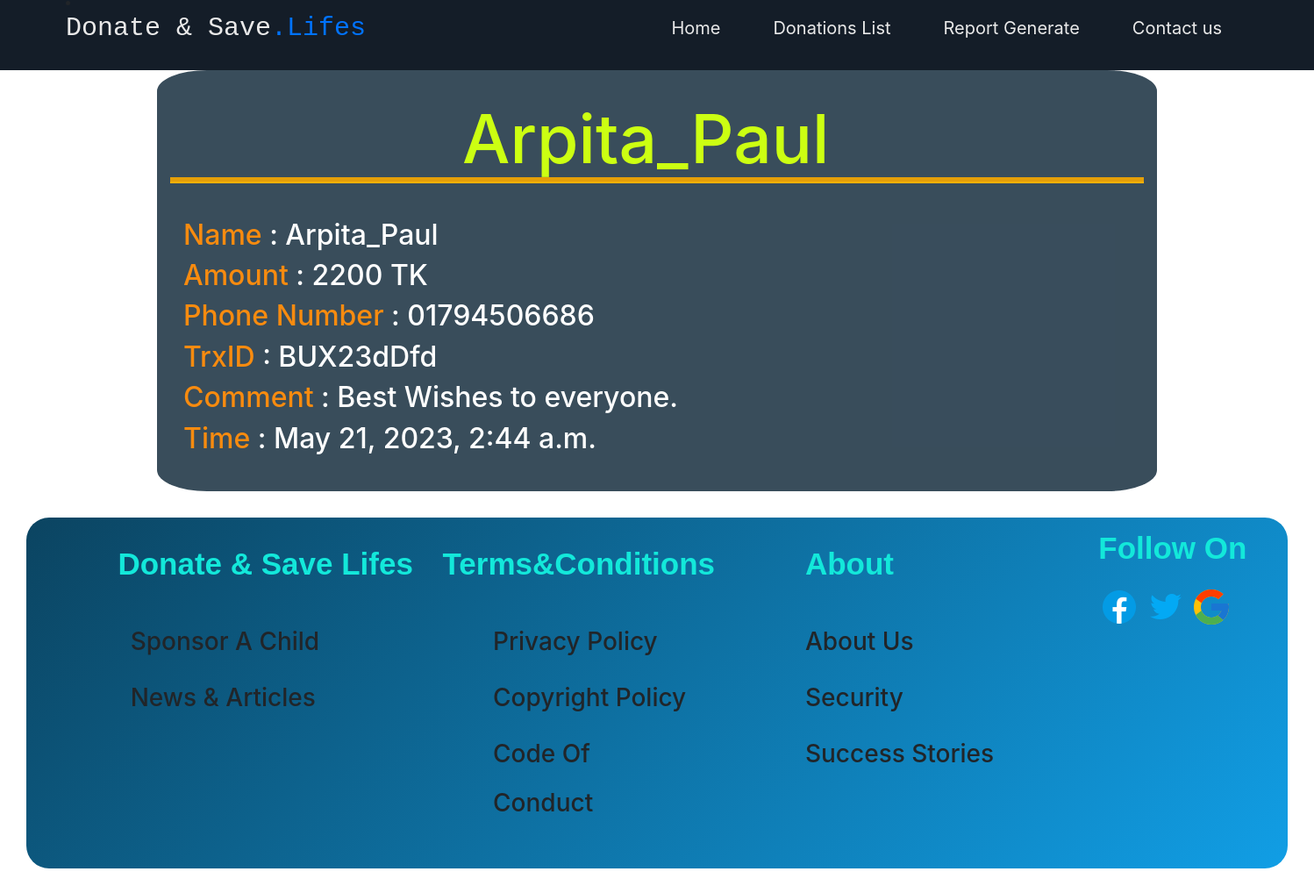
/organization/donationslist/23, run on the app's committed database.
### Donor_App/models.py (models this page shows, shortened)
class Donations_Details(models.Model):
    Name = models.ForeignKey(
        User, on_delete=models.CASCADE, related_name="name")
    Amount = models.CharField(max_length=264, verbose_name="Give the Amount")
    Phone = models.CharField(max_length=264, verbose_name="Phone NO")
    TrxID = models.CharField(max_length=264, verbose_name="TrxID")
    Notes = models.TextField(verbose_name="Say something")
    Time = models.DateTimeField(auto_now_add=True)

### Organization_App/views.py (the view)
# urls.py: path('donationslist/<int:id>', views.Details_Donations, name='DetailsDonation'),
def Details_Donations(request, id):
    obj = get_object_or_404(Donations_Details, pk=id)
    return render(request, 'Organization_App/Detail_of_Donation.html', {'obj': obj})

### templates/Organization_App/Detail_of_Donation.html (shortened to what this page needs)
{% load static %}
<html lang="en">
  <head>
    <link rel="stylesheet" href="https://cdnjs.cloudflare.com/ajax/libs/font-awesome/5.15.1/css/all.min.css"/>
    <link rel="stylesheet" href="{% static 'style1.css' %}" />
	<link rel="stylesheet" href="https://maxcdn.bootstrapcdn.com/bootstrap/4.4.1/css/bootstrap.min.css">
	<link href="https://maxcdn.bootstrapcdn.com/font-awesome/4.7.0/css/font-awesome.min.css" rel="stylesheet">
  </head>
  <body style="background-image: url(https://images.unsplash.com/photo-1537440499989-de5f6b6854de?ixlib=rb-4.0.3&ixid=MnwxMjA3fDB8MHxwaG90by1wYWdlfHx8fGVufDB8fHx8&auto=format&fit=crop&w=1470&q=80);">
  	<div class="menu-bar">
	  <li class="nav-item active">
			<h1 class="logo" href="{% url 'index' %}" style="margin-bottom: 40;" >Donate & Save<span>.Lifes</span></h1>
	  </li>
      <ul>
        <li><a href="{% url 'Organization_App:Organization_home' %}">Home</a></li>
		<li><a href="{% url 'Organization_App:donation_list' %}">Donations List</a></li>
		<li><a href="">Report Generate</a></li>
        <li><a href="#">Contact us</a></li>
      </ul>
    </div>
	<div class="container-sm" style="margin-top: 80; width: 100%;height: 60%; background-color: rgba(9, 34, 52, 0.802);border-radius: 5%;">
		<div style="width: 100%;height: 22%;margin-left: 30%;padding-top: 3%;">
			<h2 style="color: rgb(204, 255, 18);font-size:480%;">{{obj.Name}}</h2>
		</div>
		<hr style="height:2px;border-width:5;color:rgb(9, 219, 13);background-color:rgb(255, 177, 9)">
		<br>
		<div class="container-sm">
		    <h2><span style="color:  rgb(248, 139, 15);">Name</span>
				<span style="color:  rgb(255, 255, 255);">: {{obj.Name}}</span>
			</h2>
			<h2><span style="color:  rgb(248, 139, 15);">Amount</span>
				<span style="color:  rgb(255, 255, 255);">: {{obj.Amount}} TK</span>
			</h2>
            <h2><span style="color:  rgb(248, 139, 15);">Phone Number </span>
				<span style="color:  rgb(255, 255, 255);">: {{obj.Phone}}</span>
			</h2>
			<h2><span style="color:  rgb(248, 139, 15);">TrxID </span>
				<span style="color:  rgb(255, 255, 255);">: {{obj.TrxID}}</span>
			</h2>
			<h2><span style="color:  rgb(248, 139, 15);">Comment </span>
				<span style="color:  rgb(255, 255, 255);">: {{obj.Notes}}</span>
			</h2>
			<h2><span style="color:  rgb(248, 139, 15);">Time </span>
				<span style="color:  rgb(255, 255, 255);">: {{obj.Time}}</span>
			</h2>
		</div>
	</div>
    <div class="footer">
		<div class="f1">
			<div class="fh1">
				<h1 style="line-height: 3; margin-left: 22%; font-family: arial;font-size:35px; font-weight: bold;">Donate & Save Lifes</h1>
			</div>
			<div class="fc1">
				<h3 style="margin-left: 25%; line-height: 2;">Sponsor A Child</h3>
			</div>
			<div class="fc2">
				<h3 style="margin-left: 25%; line-height: 2;">News & Articles</h3>
			</div>
		</div>
		<div class="f2">
			<div class="fh2">
				<h1 style="line-height: 3; font-family: arial;font-size:35px; font-weight: bold;">Terms&Conditions</h1>
			</div>
			<div class="fc5">
				<h3 style="margin-left: 20%; line-height: 2;">Privacy Policy</h3>
			</div>
			<div class="fc6">
				<h3 style="margin-left: 20%; line-height: 2;">Copyright Policy</h3>
			</div><div class="fc7">
				<h3 style="margin-left: 20%; line-height: 2;">Code Of Conduct</h3>
			</div>
		</div>
		<div class="f3">
			<div class="fh3">
				<h1 style="line-height: 3; margin-left: 35%; font-family: arial;font-size:35px; font-weight: bold;">About</h1>
			</div>
			<div class="fc9">
				<h3 style="margin-left: 35%; line-height: 2;">About Us</h3>
			</div>
			<div class="fc11">
				<h3 style="margin-left: 35%; line-height: 2;">Security</h3>
			</div>
			<div class="fc12">
			  <h3 style="margin-left: 35%; line-height: 2;">Success Stories</h3>
			</div>
		</div>
		<div class="f4">
			<div class="fh4">
				<h1 style="line-height: 2; margin-left: 35%; font-family: arial;font-size:35px; font-weight: bold;">Follow On</h1>
			</div>
			<div class="simage">
				<img src="{% static 'img/fb.png' %}" style="margin-left: 35%">
				<img src="{% static 'img/twitter.png' %}">
				<img src="{% static 'img/google.png' %}">
			</div>
		</div>
	</div>
  </body>
</html>

### static/style1.css (style rules this page uses)
:root { --color-primary: #0073ff; --color-white: #e9e9e9; --color-black: #141d28; --color-black-1: #212b38; }
* { margin: 0; padding: 0; box-sizing: border-box; }
body { font-family: sans-serif; }
.logo { color: var(--color-white); font-size: 30px; }
.logo span { color: var(--color-primary); }
.menu-bar { background-color: var(--color-black); height: 80px; width: 100%; display: flex; justify-content: space-between; align-items: center; padding: 0 5%; position: fixed; top: 0; width: 100%; }
.menu-bar ul { list-style: none; display: flex; }
.menu-bar ul li { padding: 10px 30px; position: relative; }
.menu-bar ul li a { font-size: 20px; color: var(--color-white); text-decoration: none; transition: all 0.3s; }
h1 { font-family: "Incosolata", Consolas, monospace; font-size: 4em; color: #13e8da; }
.footer { height: 400px; background: linear-gradient(135deg, #0b4461 0%, #119ee5 100%); border-radius: 26px; margin: 30px; display: flex; }
.f1 { height: 400px; width: 33%; }
.f2 { height: 400px; width: 20%; }
.f3 { height: 400px; width: 25%; }
.f4 { height: 400px; width: 20%; }

### data on the page
Donations_Details: Name "Arpita_Paul", Amount "2200", Phone "01794506686", TrxID "BUX23dDfd", Notes "Best Wishes to everyone.", Time "May 21, 2023, 2:44 a.m."
